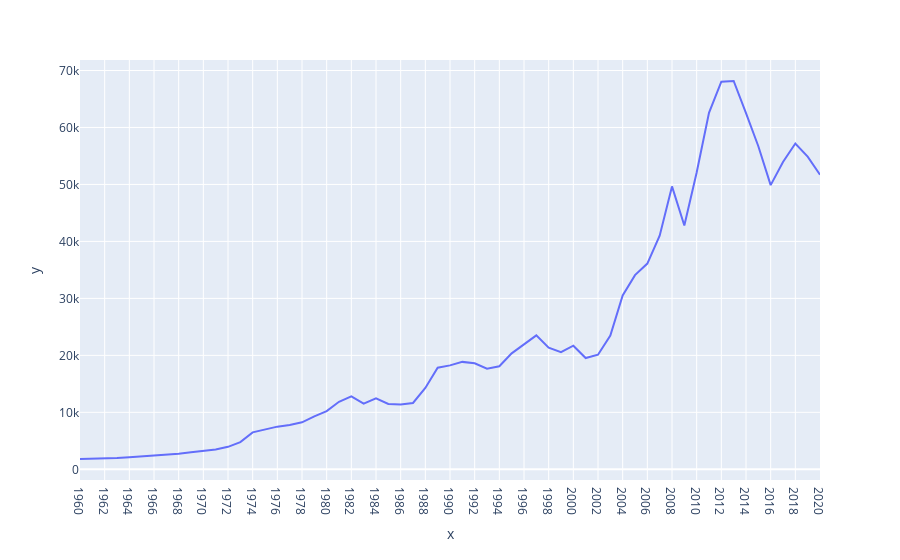

Write notebook code for a chart like this one.
### Code cell
fig = px.line(x=australia.index, y = australia)
fig.show()

### Figure 1 — Plotly figure (JSON) as saved in the notebook; plotly's stock layout.template omitted (floating-point values rounded to 4 significant figures)
{"data": [{"hovertemplate": "x=%{x}<br>y=%{y}<extra></extra>", "legendgroup": "", "line": {"color": "#636efa", "dash": "solid"}, "marker": {"symbol": "circle"}, "mode": "lines", "name": "", "orientation": "v", "showlegend": false, "x": ["1960", "1961", "1962", "1963", "1964", "1965", "1966", "1967", "1968", "1969", "1970", "1971", "1972", "1973", "1974", "1975", "1976", "1977", "1978", "1979", "1980", "1981", "1982", "1983", "1984", "1985", "1986", "1987", "1988", "1989", "1990", "1991", "1992", "1993", "1994", "1995", "1996", "1997", "1998", "1999", "2000", "2001", "2002", "2003", "2004", "2005", "2006", "2007", "2008", "2009", "2010", "2011", "2012", "2013", "2014", "2015", "2016", "2017", "2018", "2019", "2020"], "xaxis": "x", "y": [1811.0, 1878.0, 1855.0, 1967.0, 2131.0, 2281.0, 2344.0, 2580.0, 2724.0, 2992.0, 3305.0, 3496.0, 3950.0, 4772.0, 6484.0, 7006.0, 7490.0, 7778.0, 8256.0, 9297.0, 10210.0, 11850.0, 12790.0, 11540.0, 12450.0, 11460.0, 11380.0, 11650.0, 14280.0, 17830.0, 18240.0, 18860.0, 18600.0, 17670.0, 18080.0, 20360.0, 21900.0, 23510.0, 21350.0, 20560.0, 21700.0, 19530.0, 20120.0, 23490.0, 30510.0, 34080.0, 36120.0, 41000.0, 49650.0, 42780.0, 52090.0, 62570.0, 68030.0, 68160.0, 62510.0, 56710.0, 49880.0, 53930.0, 57180.0, 54880.0, 51690.0], "yaxis": "y", "type": "scatter"}], "layout": {"xaxis": {"anchor": "y", "domain": [0.0, 1.0], "title": {"text": "x"}}, "yaxis": {"anchor": "x", "domain": [0.0, 1.0], "title": {"text": "y"}}, "legend": {"tracegroupgap": 0}, "margin": {"t": 60}}}
